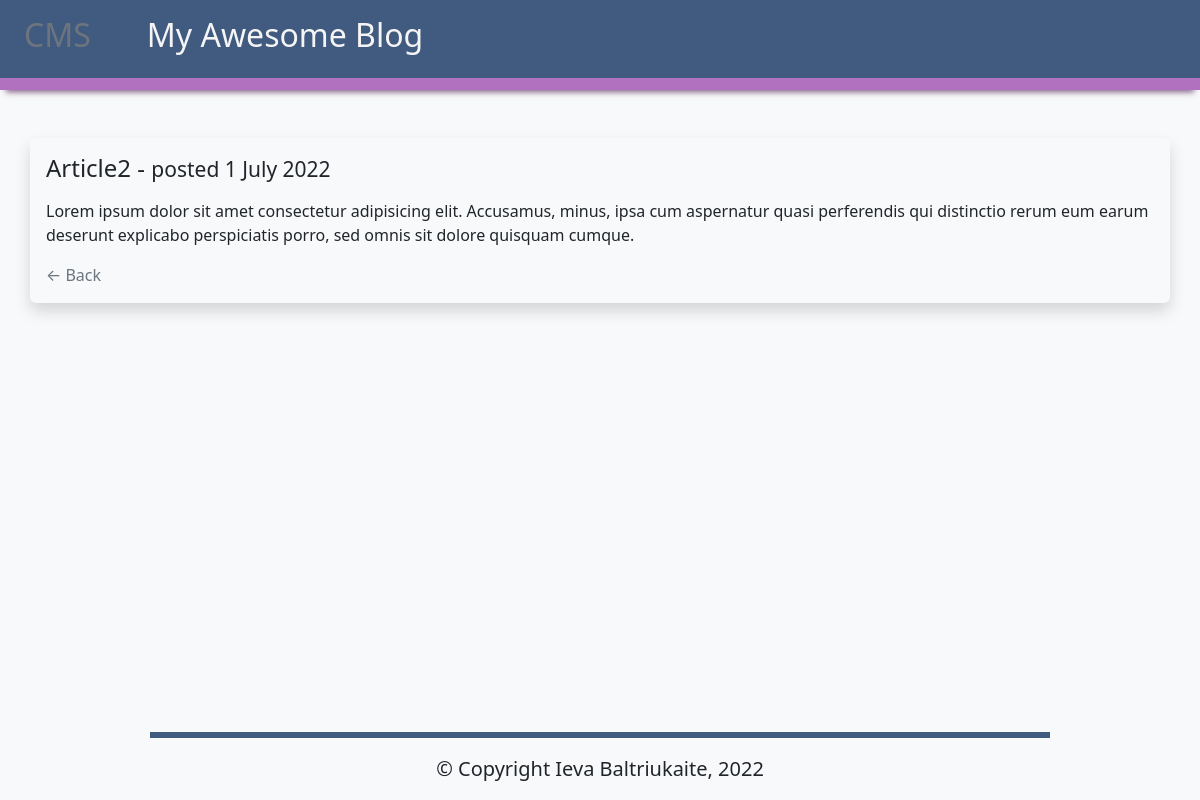
The app's page /?action=viewArticle&articleId=2 with its own data.
### tables this page shows
CREATE TABLE `articles` (
  `id` int(11) NOT NULL AUTO_INCREMENT,
  `title` varchar(255) DEFAULT NULL,
  `summary` text DEFAULT NULL,
  `content` text DEFAULT NULL,
  `publicationDate` date DEFAULT NULL,
  PRIMARY KEY (`id`)
);

### classes/Article.php (called while the page is built, shortened)
<?php
class Article {
  public function __construct( $data=array() ) {
    if ( isset( $data['title'] ) ) $this->title = $data['title'];
    if ( isset( $data['content'] ) ) $this->content = $data['content'];
    if ( isset( $data['publicationDate'] ) ) $this->publicationDate = (int) $data['publicationDate'];
  }
  public static function getById( $id ) {
    $conn = new PDO( DB_DSN, DB_USERNAME, DB_PASSWORD );
    $sql = "SELECT *, UNIX_TIMESTAMP(publicationDate) AS publicationDate FROM articles WHERE id = :id";
    $st = $conn->prepare( $sql );
    $st->bindValue( ":id", $id, PDO::PARAM_INT );
    $st->execute();
    $row = $st->fetch();
    if ( $row ) return new Article( $row );
  }
}
?>

### templates/viewArticle.php (the view)
<?php
require_once 'templates/includes/header.php' ?>
<div class="wrapper container mt-5 p-3 shadow bg-light rounded">
    <h4><?php echo $results['article']->title?> -
        <small>posted <?php echo date('j F Y', $results['article']->publicationDate)?></small>
    </h4>
    <p><?php echo $results['article']->content?></p>
    <a class="text-decoration-none text-secondary" href="./">&larr; Back</a>
</div>
<?php
require_once 'templates/includes/footer.php' ?>

### assets/style.css (style rules this page uses)
.wrapper { margin-bottom: 7rem; }

### records on screen
articles: title "Article2", content "Lorem ipsum dolor sit amet consectetur adipisicing elit. Accusamus, minus, ipsa cum aspernatur quasi perferendis qui distinctio rerum eum earum deserunt explicabo perspiciatis porro, sed omnis sit dolore quisquam cumque."

### other values on screen
date('j F Y', $results['article']->publicationDate) "1 July 2022"
